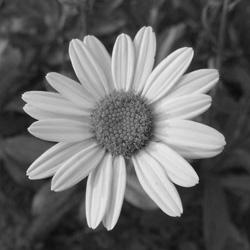
%> input picture report/submissionImages/flower.jpg, 250 x 250 px
$ octave smoothfilters.m   (GNU Octave 9; MATLAB toolbox functions it lacks are replaced by stand-ins)
%> lines starting %> are read from the running program, lines starting %| are printed output that depends on the picture; in (x1, y1, x2, y2) boxes, pixels count from 0 and x2, y2 are one past the last pixel; in counts of white or black regions, pixels touching at a corner belong together; the program's own positions count from 1
### src/main_smoothfilters.m
function [] = main_smoothfilters(filename, noise_type, noise_params, filtering_domain, smoothing_type, a, z)
%> called with filename = '../flower.jpg', noise_type = 'salt-n-pepper', noise_params = 0.1, filtering_domain = 'frequency', smoothing_type = 'gaussian', a = 50, z = 1
%main_smoothfilters
[filepath,name,~] = fileparts(filename);

gray_scale_img = imread(filename);
%> gray_scale_img is the input picture: size 250x250 uint8; min 1, max 244, mean 102.8

noisy_img = noise(im2double(gray_scale_img), noise_type, noise_params);
%> in noise, `noisy_img(rand(size(gray_scale_img)) <= (noise_params/2)) = 1;`:
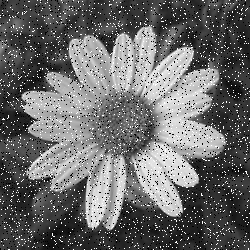
%> noisy_img: size 250x250 double; min 0, max 1, mean 0.413

smooth_img = noisy_img;
if filtering_domain == "spatial"
    smooth_img = im2double(smooth_img);
    matrix = ones(a);

    if smoothing_type == "average"
        for i = 1:a
            for j = 1:a
                matrix(i,j) = 1/(a*a);
            end
        end

        smooth_img = conv2(smooth_img,matrix);

        [p3, p4] = size(smooth_img);
        [q1, q2] = size(gray_scale_img);
        q1 = q1 - 1;
        q2 = q2 - 1;
        i3_start = floor((p3-q1)/2);
        i3_stop = i3_start + q1;
        i4_start = floor((p4-q2)/2);
        i4_stop = i4_start + q2;

        smooth_img = smooth_img(i3_start:i3_stop, i4_start:i4_stop, :);

    elseif smoothing_type == "gaussian"
        h = fspecial('gaussian',z,a);
        smooth_img = imfilter(smooth_img, h);

    elseif smoothing_type == "median"
        [p,q] = size(matrix);
        smooth_img = medfilt2(smooth_img,[p q]);
    else
        error("Unknow type of smothing");
    end

elseif filtering_domain == "frequency"
    f = im2double(smooth_img);
        [M, N] = size(f);
%> M = 250; N = 250
        P = 2*M;
%> P = 500
        Q = 2*N;
%> Q = 500
        f = padarray(f,[M N],'post');

        for i = 1:P
            for j = 1:Q
                f(i,j) = (-1)^(i+j) * f(i,j);
            end
        end
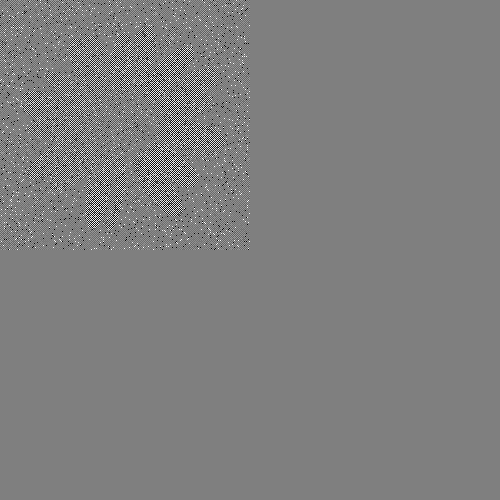
%> f: size 500x500 double; min -1, max 1, mean 4.91e-05; drawn with min black and max white

        G = fft2(f);

        if smoothing_type == "gaussian"
            H = fspecial('gaussian',[P Q],a);
            H = mat2gray(H);
        elseif smoothing_type == "Butterworth"
            H = double(zeros(P,Q));
            filter_order = a;
            cutoff = z;

            for i=1:P
                for j=1:Q
                    dist = ((i-P/2)^2 + (j-Q/2)^2)^0.5;
                    H(i,j) = 1 / (1 + (dist/cutoff)^(2*filter_order));
                end
            end
        else
            error("Unknow type of smothing");
        end

        G = H .* G;

        smoothed_image = (ifft2(G));
        smoothed_image = real(smoothed_image);

        for i=1:M
            for j=1:N
                smoothed_image(i,j) = (-1)^(i+j) * smoothed_image(i,j);
            end
        end
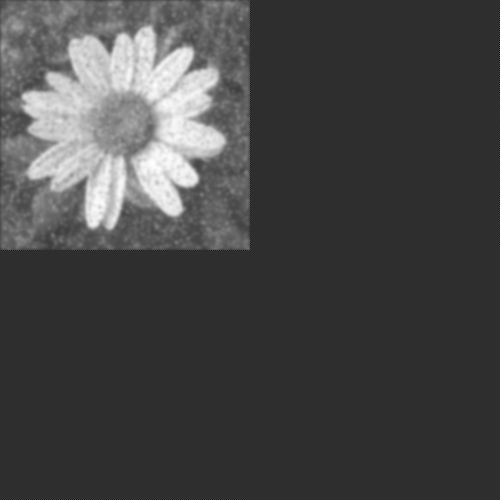
%> smoothed_image: size 500x500 double; min -0.201, max 0.896, mean 0.103; drawn with min black and max white

        smooth_img = smoothed_image(1:M, 1:N);
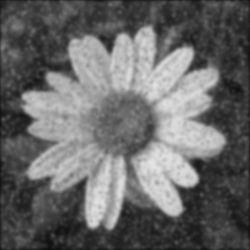
%> smooth_img: size 250x250 double; min 0.0494, max 0.896, mean 0.411
end

imwrite(noisy_img, filepath+"/"+name+"_"+noise_type+"_"+noise_params+".png", "png");

imwrite(smooth_img, filepath + "/" + name + "_smooth_" + filtering_domain + "_" + smoothing_type + "_" + a + "_" + z + ".png", "png");

end

### src/noise.m
function [noisy_img] = noise(gray_scale_img, noise_type, noise_params)
%NOISE
if noise_type == "gaussian"
    noise = rand(size(gray_scale_img)) * (noise_params * 2) - noise_params;
    noisy_img = gray_scale_img + noise;
elseif noise_type == "salt-n-pepper"
    noisy_img = gray_scale_img .* (rand(size(gray_scale_img)) >= (noise_params/2));
    noisy_img(rand(size(gray_scale_img)) <= (noise_params/2)) = 1;
else
    error("Unknow type of noise");
end

end

### src/smoothfilters.m
main_smoothfilters("../flower.jpg", "salt-n-pepper", 0.1, "frequency", "gaussian", 50, 1)
main_smoothfilters("../flower.jpg", "salt-n-pepper", 0.1, "frequency", "Butterwort", 2, 80)
%> call 2 of main_smoothfilters, with filename = '../flower.jpg', noise_type = 'salt-n-pepper', noise_params = 0.1, filtering_domain = 'frequency', smoothing_type = 'Butterwort', a = 2, z = 80
%> call 2 of noise, with noise_type = 'salt-n-pepper', noise_params = 0.1
%> in noise (call 2), `noisy_img(rand(size(gray_scale_img)) <= (noise_params/2)) = 1;`:
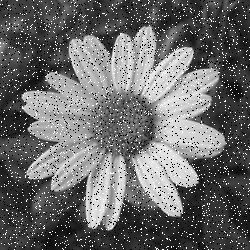
%> noisy_img: size 250x250 double; min 0, max 1, mean 0.413; mean of the top-left, top-right, bottom-left and bottom-right quarters 0.417, 0.429, 0.416, 0.393
%> in main_smoothfilters (call 2), `f = padarray(f,[M N],'post');`:
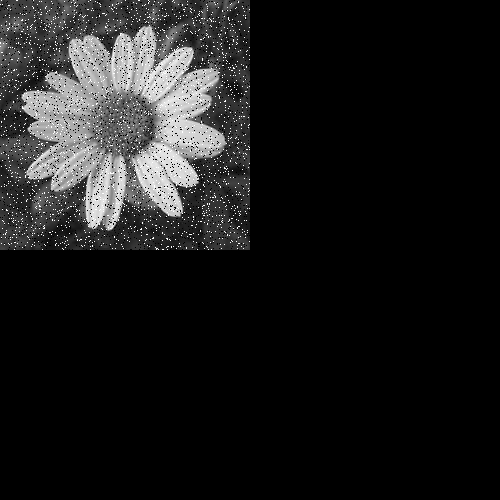
%> f: size 500x500 double; min 0, max 1, mean 0.103; mean of the top-left, top-right, bottom-left and bottom-right quarters 0.413, 0, 0, 0
%> after the loop in main_smoothfilters (call 2), `for i = 1:P`:
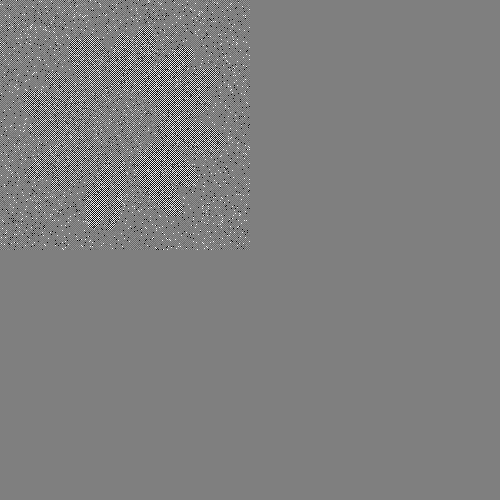
%> f: size 500x500 double; 11.89% of pixels changed, all inside (x1, y1, x2, y2) = (0, 0, 250, 250); drawn with min black and max white
%> the run ends on the next line
